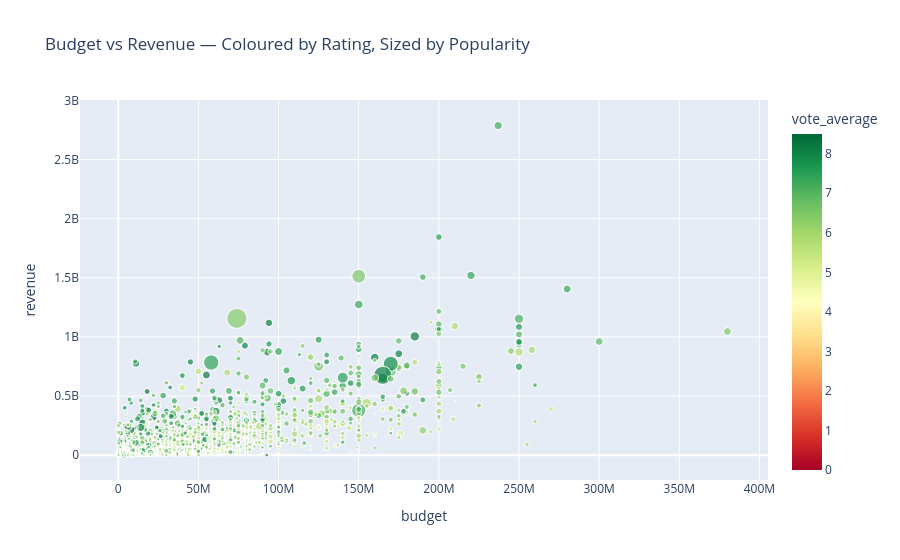

Notebook source saved alongside this figure:
### Markdown cell above
### 7.2 Budget + Rating + Revenue (Interactive Chart)

### Code cell
fig = px.scatter(df, x="budget", y="revenue",
                 color="vote_average", size="popularity",
                 hover_name="title",
                 color_continuous_scale="RdYlGn",
                 title="Budget vs Revenue — Coloured by Rating, Sized by Popularity")
fig.show()

### Figure 1 — Plotly figure (JSON) as saved in the notebook; plotly's stock layout.template omitted (floating-point values rounded to 4 significant figures; data arrays with more than 128 entries replaced by an {"elided": "..."} marker saying what was removed)
{"data": [{"hovertemplate": "<b>%{hovertext}</b><br><br>budget=%{x}<br>revenue=%{y}<br>popularity=%{marker.size}<br>vote_average=%{marker.color}<extra></extra>", "hovertext": {"elided": "3229 str values"}, "legendgroup": "", "marker": {"color": {"elided": "3229 float values"}, "coloraxis": "coloraxis", "size": {"elided": "3229 float values"}, "sizemode": "area", "sizeref": 2.189, "symbol": "circle"}, "mode": "markers", "name": "", "showlegend": false, "type": "scattergl", "x": {"elided": "3229 int values"}, "xaxis": "x", "y": {"elided": "3229 int values"}, "yaxis": "y"}], "layout": {"coloraxis": {"colorbar": {"title": {"text": "vote_average"}}, "colorscale": [[0, "rgb(165,0,38)"], [0.1, "rgb(215,48,39)"], [0.2, "rgb(244,109,67)"], [0.3, "rgb(253,174,97)"], [0.4, "rgb(254,224,139)"], [0.5, "rgb(255,255,191)"], [0.6, "rgb(217,239,139)"], [0.7, "rgb(166,217,106)"], [0.8, "rgb(102,189,99)"], [0.9, "rgb(26,152,80)"], [1, "rgb(0,104,55)"]]}, "legend": {"itemsizing": "constant", "tracegroupgap": 0}, "title": {"text": "Budget vs Revenue — Coloured by Rating, Sized by Popularity"}, "xaxis": {"anchor": "y", "domain": [0, 1], "title": {"text": "budget"}}, "yaxis": {"anchor": "x", "domain": [0, 1], "title": {"text": "revenue"}}}}
